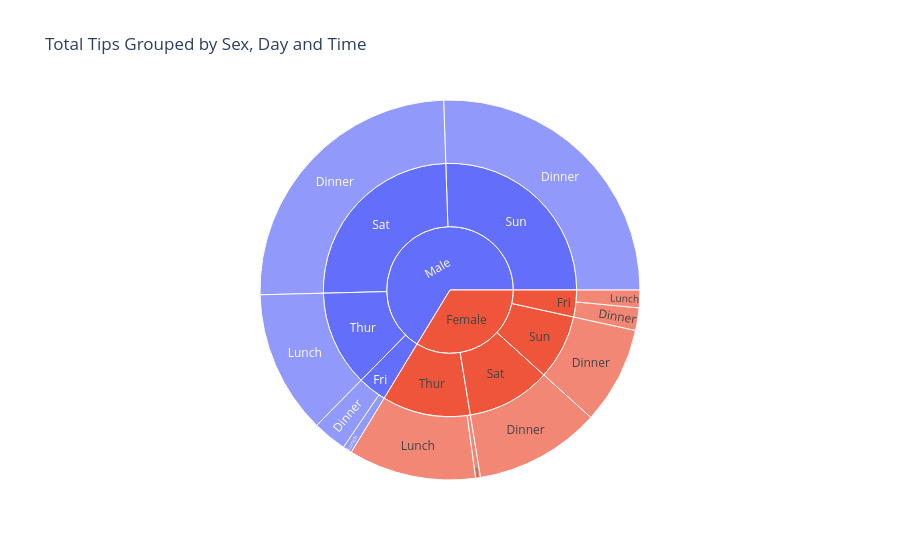

Notebook cell for this chart:
### Code cell
#question 13

import seaborn as sns 
import pandas as pd 
import plotly.express as px 
df_tips = sns.load_dataset("tips")# Load the tips dataset from seaborn

fig = px.sunburst(df_tips,    #plot the sunburst diagram
                   path = ["sex", "day", "time"],
                   values = "tip",
                   title = "Total Tips Grouped by Sex, Day and Time"
                   )
fig.show()

### Figure 1 — Plotly figure (JSON) as saved in the notebook; plotly's stock layout.template omitted (floating-point values rounded to 4 significant figures)
{"data": [{"branchvalues": "total", "domain": {"x": [0, 1], "y": [0, 1]}, "hovertemplate": "labels=%{label}<br>tip=%{value}<br>parent=%{parent}<br>id=%{id}<extra></extra>", "ids": ["Female/Sun/Dinner", "Male/Sun/Dinner", "Male/Sat/Dinner", "Female/Sat/Dinner", "Male/Thur/Lunch", "Female/Thur/Lunch", "Male/Fri/Dinner", "Female/Fri/Dinner", "Male/Fri/Lunch", "Female/Fri/Lunch", "Female/Thur/Dinner", "Female/Sun", "Male/Sun", "Male/Sat", "Female/Sat", "Male/Thur", "Female/Thur", "Male/Fri", "Female/Fri", "Female", "Male"], "labels": ["Dinner", "Dinner", "Dinner", "Dinner", "Lunch", "Lunch", "Dinner", "Dinner", "Lunch", "Lunch", "Dinner", "Sun", "Sun", "Sat", "Sat", "Thur", "Thur", "Fri", "Fri", "Female", "Male"], "name": "", "parents": ["Female/Sun", "Male/Sun", "Male/Sat", "Female/Sat", "Male/Thur", "Female/Thur", "Male/Fri", "Female/Fri", "Male/Fri", "Female/Fri", "Female/Thur", "Female", "Male", "Male", "Female", "Male", "Female", "Male", "Female", "", ""], "type": "sunburst", "values": [60.61, 186.8, 181.9, 78.45, 89.41, 79.42, 21.23, 14.05, 5.7, 10.98, 3.0, 60.61, 186.8, 181.9, 78.45, 89.41, 82.42, 26.93, 25.03, 246.5, 485.1]}], "layout": {"legend": {"tracegroupgap": 0}, "title": {"text": "Total Tips Grouped by Sex, Day and Time"}}}
